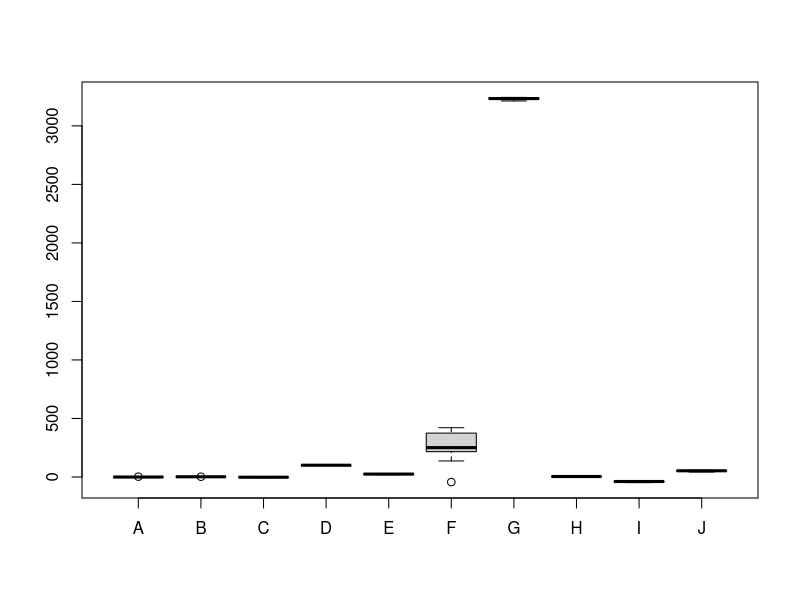

Here is the R script that generated this plot:
# 1
x_rand_A <- rnorm(10)

# 2
x_rand_B <- rnorm(10, 2, 0.1)
x_rand_C <- rnorm(10, -3, 2)
x_rand_D <- rnorm(10, 100, 1)
x_rand_E <- rnorm(10, 25, 3)
x_rand_F <- rnorm(10, 222, 122)
x_rand_G <- rnorm(10, 3234, 9)
x_rand_H <- rnorm(10, 4, 0.01)
x_rand_I <- rnorm(10, -39, 4)
x_rand_J <- rnorm(10, 50, 5)

# 3
sorted_x_rand_A <- sort(x_rand_A)
sorted_x_rand_A

positive_x_rand_A <- sorted_x_rand_A[sorted_x_rand_A > 0]
positive_x_rand_A

# 4
plant_heights <- data.frame(A = x_rand_A, B = x_rand_B, C = x_rand_C, D = x_rand_D, E = x_rand_E, F = x_rand_F, G = x_rand_G, H = x_rand_H, I = x_rand_I, J = x_rand_J)

# 5
boxplot(plant_heights)

# 6
Map(function(x) x + pi, x_rand_A)

# 7a
for (col_name in names(plant_heights)) {
  var_name <- paste0("for_sum_", col_name)
  assign(var_name, sum(plant_heights[col_name]))
}

for_sum_A

# 7b
vector_of_sums <- lapply(plant_heights, sum)

unlisted_vector_of_sums <- unlist(vector_of_sums)

for (entry in seq_along(unlisted_vector_of_sums)) {
  var_name <- paste0("lapply_sum_", names(unlisted_vector_of_sums)[entry])
  assign(var_name, unname(unlisted_vector_of_sums[entry]))
}

# 7c
vec_of_sums <- apply(plant_heights, 2, sum)

for (entry in seq_along(vec_of_sums)) {
  var_name <- paste0("apply_sum_", names(vec_of_sums)[entry])
  assign(var_name, unname(vec_of_sums[entry]))
}

# 8
mean_all_values <- mean(as.vector(as.matrix(plant_heights)))
sd_all_values <- sd(as.vector(as.matrix(plant_heights)))

outlier_function <- function(i) {
  Filter(function(x) (x > mean_all_values + 2 * sd_all_values | x < mean_all_values - 2 * sd_all_values), plant_heights[[i]])
}

for (col_name in names(plant_heights)) {
  print(paste("outliers in ", col_name, ":"))
  if (length(outlier_function(col_name)) == 0) {
    print("none")
  } else {
    print(outlier_function(col_name))
  }
}
